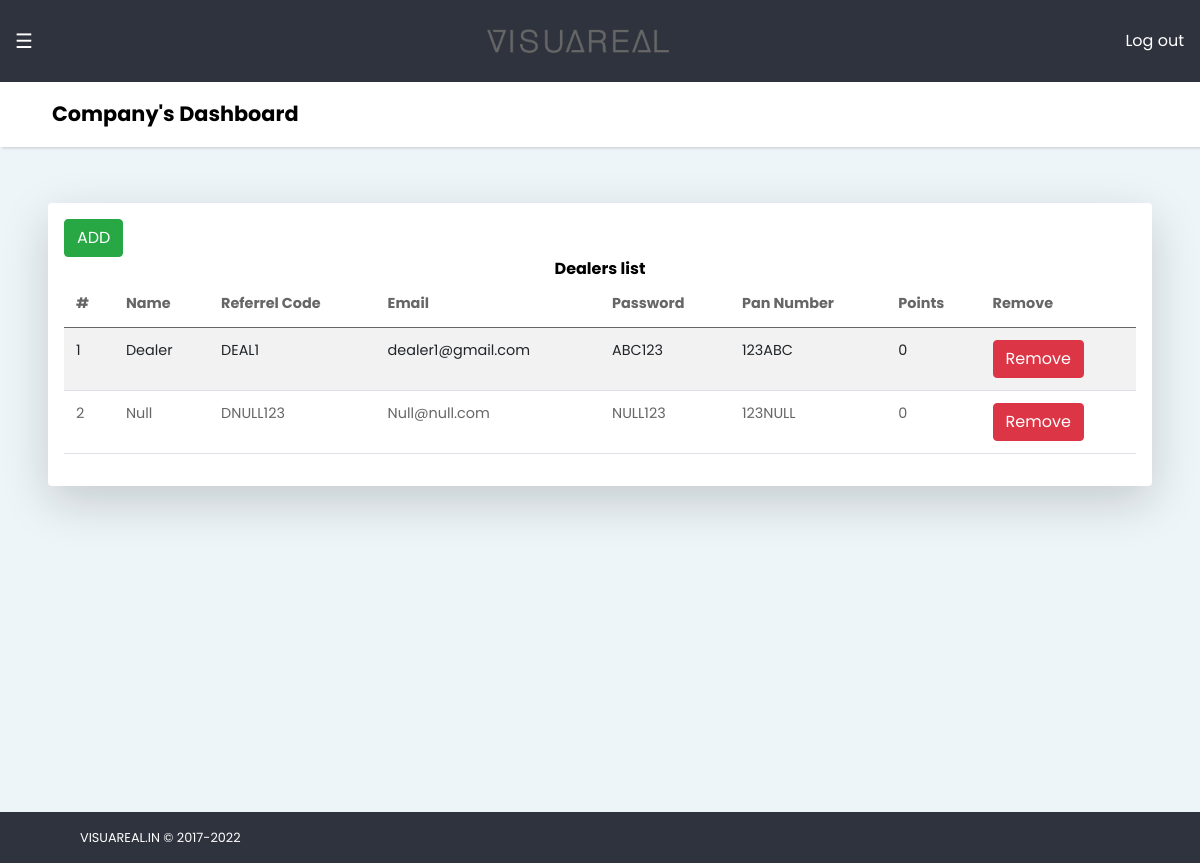
The page /company/companyDealerList/DEAL1/ on the database its author committed.
### Users/models.py (models this page shows, shortened)
class User(AbstractUser):
	username = None
	email = models.EmailField(unique= True)
	phoneNumber = models.BigIntegerField(null= True, blank= True, verbose_name= 'Phone Number')
	gstinNumber = models.CharField(max_length= 60, default='', blank= True, verbose_name='GSTIN Number')
	referrelCode = models.CharField(max_length= 20, default='', blank= True, verbose_name= "Referrel Code")
	panNumber = models.CharField(max_length= 30, default='', blank= True, verbose_name= "Pan Number")
	panPhoto = models.ImageField(blank= True, verbose_name= "Pan Photo")
	totalPoints = models.IntegerField(blank= True, null= True, default=0, verbose_name= "Total Points")
	objects = UserManager()
	USERNAME_FIELD = 'email'
	REQUIRED_FIELDS = []

### Company/views.py (the view)
# urls.py: path('companyDealerList/<slug:ref>/', views.companyDealerList, name="companyDealerList"),
def companyDealerList(request, ref=''):
	if ref:
		user = User.objects.get(referrelCode= ref)
		if user is not None:
			contents = User.objects.filter(groups__name = 'Dealer')
			context = {
				'all_data' : contents,
				'extend' : 'base.html',
				'url' : 'company',
				'name' : "Company's",
				'user': user,
				'ref': ref,
			}
			return render(request, 'company/dealerlist.html', context)
	else:
		return redirect('login')

### templates/company/dealerlist.html
{% extends extend %}
{% block content%}
<div class=" shadow-lg bg-white rounded p-3 ms-5 me-5" id="dealerT">
    <div class="h-60  table-responsive-custom" >
      <form method="POST" class="d-flex justify-content-between">
        <a type="submit" name="add" onclick="window.open('../../../signup','popup','width=600,height=600');"  class="btn btn-success">ADD</a>
      </form>
      <span class="d-flex justify-content-center"><strong>Dealers list</strong></span>
      <table  class="table table-striped">
        <thead>
          <tr>
            <th scope="col">#</th>
            <th scope="col">Name</th>
            <th scope="col">Referrel Code</th>
            <th scope="col">Email</th>
            <th scope="col">Password</th>
            <th scope="col">Pan Number</th>
            <th scope="col">Points</th>
            <th scope="col">Remove</th>
          </tr>
        </thead>
        <tbody id="table1">
          {% for data in all_data %}
          <tr>
            <td>
              {{forloop.counter}}
            </td>
            <td>
              {{data.first_name}}
            </td>
            <td>
              {{data.referrelCode}}
            </td>
            <td>
              {{data.email}}
            </td>
            <td>
              {{data.gstinNumber}}
            </td>
            <td>
              {{data.panNumber}}
            </td>
            <td>
              {{data.totalPoints}}
            </td>
            <td>
              <a type="button" name="delete" href="{% url 'companyDeleteDealer' ref data.pk %}" class="btn btn-danger">Remove</a>
            </td>
          </tr>
          {% endfor %}
        </tbody>
      </table>
    </div>
  </div>
{% endblock%}

### static/css/custom.css (style rules this page uses)
.table-responsive-custom { overflow-x: auto; -webkit-overflow-scrolling: touch; max-height: 500px; }

### rows shown on the page
User: first_name "Dealer", referrelCode "DEAL1", email "dealer1@gmail.com", gstinNumber "ABC123", panNumber "123ABC", totalPoints "0"
User: first_name "Null", referrelCode "DNULL123", email "Null@null.com", gstinNumber "NULL123", panNumber "123NULL", totalPoints "0"

### other values the page prints
{{ name }} "Company's"
